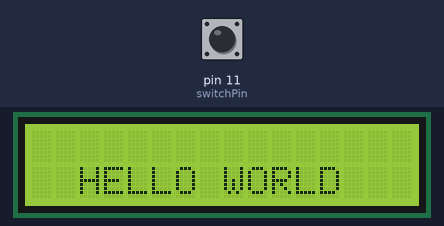
Recording of a sketch running on a simulated Arduino Uno, built with avr-gcc and run on an emulated ATmega328P. On the bench: 16×2 character LCD. The inputs (shaded band) are chosen by the test bench; at power-on: pin 11 (switchPin) LOW.

Above: at 1.2 s.
1.3 s: pin 11 (switchPin) pulled HIGH for 0.15 s
At 1.8 s:
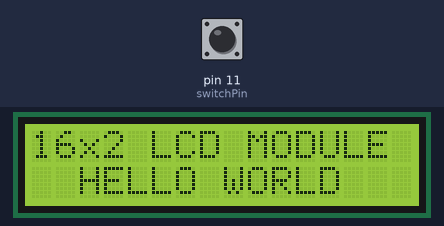
Timing chart, 0 to 4.3 s (numbered marks = the images above; inputs shaded):
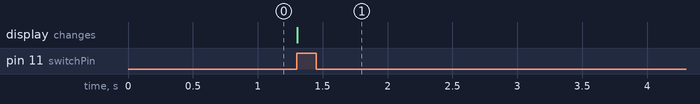

Measured:
- after the input at 1.3 s, the display: changes at once (image 1)

The sketch:

lcdtoggle.ino
```cpp
#include<LiquidCrystal.h>

LiquidCrystal lcd (2,3,4,5,6,7);
const int switchPin = 11;//the switch connect to pin 12
int switchState = 0;


void setup()
{
 pinMode(switchPin, INPUT); //initialize thebuttonPin as input
 lcd.begin(16, 2);
}

void loop()
{
   switchState = digitalRead(switchPin);
  if (switchState == HIGH ) //if it is,the state is HIGH
  {
  lcd.setCursor(0,0);
  lcd.print("16x2 LCD MODULE");
  }
  else
  {
  lcd.setCursor(2,1);
  lcd.print("HELLO WORLD");
  }
}
```
